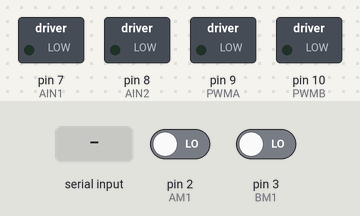
Simulated run of this sketch. Board: Arduino Uno, built with avr-gcc and run on an emulated ATmega328P. On the bench: switched loads named in the sketch (green lamp = pin HIGH). The inputs (shaded band) are chosen by the test bench; at power-on: pin 2 (AM1) LOW, pin 3 (BM1) LOW. What the sketch prints to the serial monitor is not drawn.

Above: at 0.01 s.
At 1.2 s:
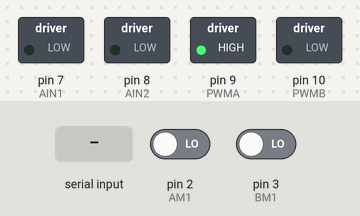
1.3 s: "90,45\n" received over Serial
At 1.8 s:
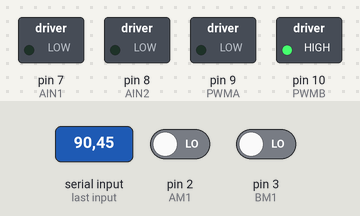
Timing chart, 0 to 4.3 s (numbered marks = the images above; inputs shaded):
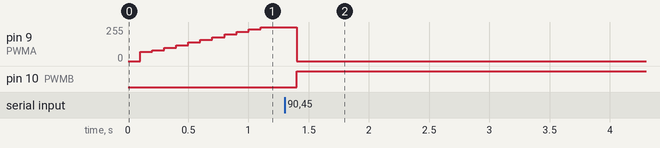

Measured:
- after the input at 1.3 s, pin 9 (PWMA): 255/255 → 0/255 after 0.10 s; pin 10 (PWMB): LOW → HIGH after 0.10 s

The sketch:

MotorControl.ino
```cpp
// Pin
int AM1=2; //PD2
int BM1=3; //PD3
int AIN1=7;
int AIN2=8;
int PWMA=9; //PB1
int PWMB=10; //PB2
int cur_pwm_pin=9; // default
// Read Rotate Speed
const int d_time=100;//设定单位时间
int flagA=0;
int flagB=0;//标志位设定
int valA=0; //A相脉冲计数
int valB=0; //B相脉冲计数
unsigned long times;
unsigned long newtime;//时间变量

// PID
double P=2;
double I=0.5;
double D=0.2;
double rotate_speed;//存储转速的变量
double target=20; // default target
double error=0;
double pre_error=0;
double integral=0;
double differential=0;
double pwm_val=10;

// Master
char receive_str[20]={};
int str_len=0;
bool target_changed=false;
bool is_clockwise=false;
void serialEvent()
{
  memset(receive_str, 0, sizeof receive_str);
  int i=0;
  while (Serial.available())
  {
    receive_str[i] = Serial.read();
    i++;
  }
  target_changed = true;
}
void PID_control()
{
  pwm_val=P*(error+I*integral+D*differential);
  if(pwm_val>255)
  {
    pwm_val=255;
  }
  else if(pwm_val<0)
  {
    pwm_val=0;
  }
}

void setup()
{
   Serial.begin(115200);//串口初始化
   pinMode(AIN1,OUTPUT);
   pinMode(AIN2,OUTPUT);
   pinMode(PWMA,OUTPUT);//PWMA引脚的输出方式
   pinMode(PWMB,OUTPUT);//PWMB引脚的输出方式
   pinMode(AM1,INPUT);
   pinMode(BM1,INPUT);//AM1、BM2引脚的输入方式
   digitalWrite(PWMB,LOW);
   digitalWrite(PWMA,LOW);
}
/* IN1 IN2 OUT1 OUT2 说明
    0 0 Z Z 滑行，休眠
    1 0 H L 正向
    0 1 L H 反向
    1 1 L L 刹车
*/
void loop()
{
   PID_control();
//   Serial.print("PID output pwm value:");
//   Serial.println(pwm_val);
   analogWrite(cur_pwm_pin,pwm_val);
   newtime=times=millis();
   while((newtime-times)<d_time)
   {
      if(digitalRead(AM1)==HIGH && flagA==0)
      {
        valA++;
        flagA=1;
      }
      if(digitalRead(AM1)==LOW && flagA==1)
      {
        valA++;
        flagA=0;
      }
      if(digitalRead(BM1)==HIGH && flagB==0)
      {
        valB++;
        flagB=1;
      }
      if(digitalRead(BM1)==LOW && flagB==1)
      {
        valB++;
        flagB=0;
      }
      newtime=millis();
    }//计算AB两相的脉冲数
    rotate_speed=(valA+valB)/(1.496*d_time);//计算转速
    if(target_changed == true)
    {
//      Serial.print("receive:");
//      Serial.println(receive_str);
      str_len=strlen(receive_str);
      is_clockwise=receive_str[str_len-1]-'0';
      if(is_clockwise==0){
        digitalWrite(PWMB,LOW);
        cur_pwm_pin=9;
      }
      else{
        digitalWrite(PWMA,LOW);
        cur_pwm_pin=10;
      }
      receive_str[str_len-1]='\0';
      target=strtod(receive_str,NULL);
//      Serial.print("new target:");
//      Serial.print(target);
//      Serial.print(",is clockwise:");
//      Serial.println(is_clockwise);
      target_changed=false;
    }
//    Serial.print("rotate speed:");
    Serial.print(rotate_speed);
//    Serial.println("rad/s");//输出转速数值
    valA=valB=0;//清零储存脉冲数的变量
    pre_error=error;
    error=target-rotate_speed;
    integral+=error;
    differential=error-pre_error;
}
```
